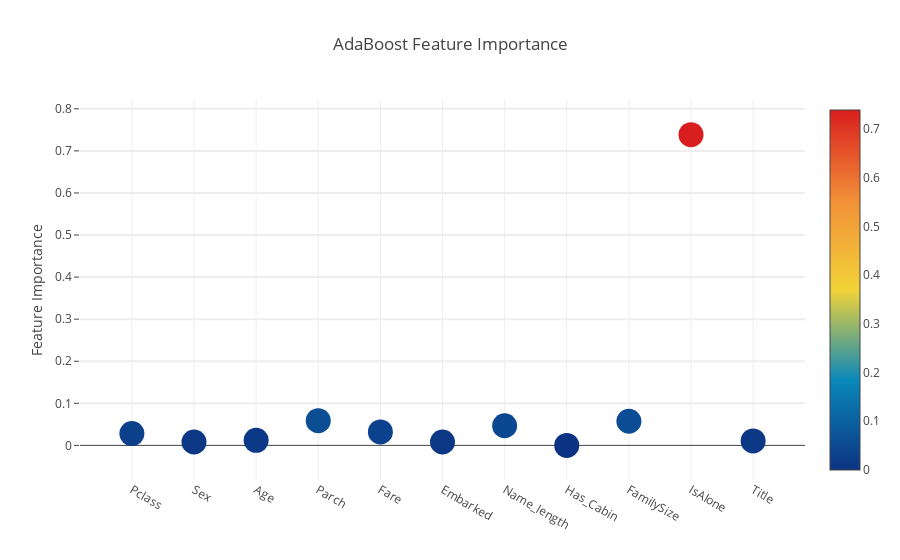

Notebook code cell kept with this figure:
### Code cell
# Scatter plot
trace = go.Scatter(
    y=feature_dataframe['AdaBoost feature importances'].values,
    x=feature_dataframe['features'].values,
    mode='markers',
    marker=dict(
        sizemode='diameter',
        sizeref=1,
        size=25,
        color=feature_dataframe['AdaBoost feature importances'].values,
        colorscale='Portland',
        showscale=True
    ),
    text=feature_dataframe['features'].values
)

data = [trace]

layout = go.Layout(
    autosize=True,
    title='AdaBoost Feature Importance',
    hovermode='closest',
    yaxis=dict(
        title='Feature Importance',
        ticklen=5,
        gridwidth=2
    ),
    showlegend=False
)

fig = go.Figure(data=data, layout=layout)
py.iplot(fig, filename='scatter2010')

### Figure 1 — Plotly figure (JSON) as saved in the notebook; plotly's stock layout.template omitted (floating-point values rounded to 4 significant figures)
{"data": [{"marker": {"color": [0.028, 0.008, 0.012, 0.05867, 0.032, 0.008, 0.04667, 0, 0.05733, 0.7387, 0.01067], "colorscale": "Portland", "showscale": true, "size": 25, "sizemode": "diameter", "sizeref": 1}, "mode": "markers", "text": ["Pclass", "Sex", "Age", "Parch", "Fare", "Embarked", "Name_length", "Has_Cabin", "FamilySize", "IsAlone", "Title"], "type": "scatter", "uid": "bff1e0e9-e943-4d4f-9cb6-28a58770f743", "x": ["Pclass", "Sex", "Age", "Parch", "Fare", "Embarked", "Name_length", "Has_Cabin", "FamilySize", "IsAlone", "Title"], "y": [0.028, 0.008, 0.012, 0.05867, 0.032, 0.008, 0.04667, 0, 0.05733, 0.7387, 0.01067]}], "layout": {"autosize": true, "hovermode": "closest", "showlegend": false, "title": {"text": "AdaBoost Feature Importance"}, "xaxis": {"autorange": true, "range": [-0.7583, 10.76], "type": "category"}, "yaxis": {"autorange": true, "gridwidth": 2, "range": [-0.09707, 0.8357], "ticklen": 5, "title": {"text": "Feature Importance"}, "type": "linear"}}}
